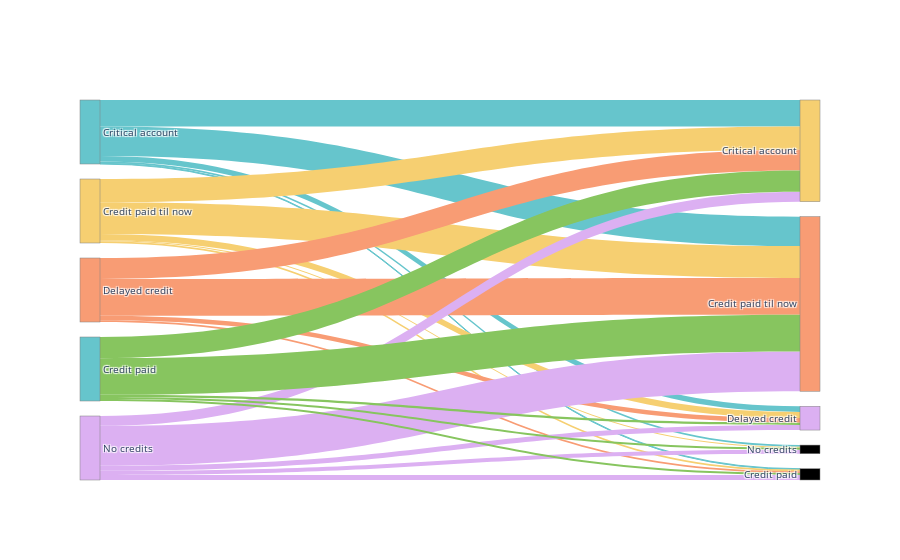

The cell this chart's notebook holds for it:
### Code cell
# credit history
g = Map(T, cdf0.to_numpy(), cdf1.to_numpy(), symmetric = False)
g.add_group(lambda x:  x[f['critical account/ other credits existing (not at this bank)']], "Critical account")
g.add_group(lambda x:  x[f['existing credits paid back duly till now']], "Credit paid til now")
g.add_group(lambda x: x[f['delay in paying off in the past']], "Delayed credit")
g.add_group(lambda x:  x[f['no credits taken/ all credits paid back duly']], "No credits")
g.add_group(lambda x: x[f['all credits at this bank paid back duly']], "Credit paid")
parallel_plot(g.group_adj,[gr[0] for gr in g.groups])

### Figure 1 — Plotly figure (JSON) as saved in the notebook; plotly's stock layout.template omitted (floating-point values rounded to 4 significant figures)
{"data": [{"link": {"color": ["rgb(102, 197, 204)", "rgb(102, 197, 204)", "rgb(102, 197, 204)", "rgb(102, 197, 204)", "rgb(102, 197, 204)", "rgb(246, 207, 113)", "rgb(246, 207, 113)", "rgb(246, 207, 113)", "rgb(246, 207, 113)", "rgb(246, 207, 113)", "rgb(248, 156, 116)", "rgb(248, 156, 116)", "rgb(248, 156, 116)", "rgb(248, 156, 116)", "rgb(220, 176, 242)", "rgb(220, 176, 242)", "rgb(220, 176, 242)", "rgb(220, 176, 242)", "rgb(220, 176, 242)", "rgb(135, 197, 95)", "rgb(135, 197, 95)", "rgb(135, 197, 95)", "rgb(135, 197, 95)", "rgb(135, 197, 95)"], "source": [0, 0, 0, 0, 0, 1, 1, 1, 1, 1, 2, 2, 2, 2, 3, 3, 3, 3, 3, 4, 4, 4, 4, 4], "target": [5, 6, 7, 8, 9, 5, 6, 7, 8, 9, 5, 6, 7, 9, 5, 6, 7, 8, 9, 5, 6, 7, 8, 9], "value": [0.4143, 0.46, 0.08857, 0.02571, 0.01143, 0.3618, 0.497, 0.09637, 0.01606, 0.02874, 0.3265, 0.5765, 0.07143, 0.02551, 0.1543, 0.6229, 0.08, 0.06286, 0.08, 0.3316, 0.5714, 0.03571, 0.03061, 0.03061]}, "node": {"color": ["rgb(102, 197, 204)", "rgb(246, 207, 113)", "rgb(248, 156, 116)", "rgb(220, 176, 242)", "rgb(102, 197, 204)", "rgb(246, 207, 113)", "rgb(248, 156, 116)", "rgb(220, 176, 242)"], "label": ["Critical account", "Credit paid til now", "Delayed credit", "No credits", "Credit paid", "Critical account", "Credit paid til now", "Delayed credit", "No credits", "Credit paid"], "line": {"color": "gray", "width": 0.5}, "pad": 15, "thickness": 20}, "type": "sankey"}], "layout": {"font": {"size": 10}}}
